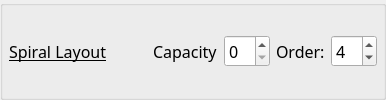
        <widget class="QGroupBox" name="GB_4_spiralLayout">
         <property name="sizePolicy">
          <sizepolicy hsizetype="Preferred" vsizetype="Maximum">
           <horstretch>0</horstretch>
           <verstretch>0</verstretch>
          </sizepolicy>
         </property>
         <property name="title">
          <string/>
         </property>
         <property name="flat">
          <bool>true</bool>
         </property>
         <layout class="QGridLayout" name="gridLayout_24">
          <property name="leftMargin">
           <number>6</number>
          </property>
          <property name="topMargin">
           <number>0</number>
          </property>
          <property name="rightMargin">
           <number>6</number>
          </property>
          <property name="bottomMargin">
           <number>0</number>
          </property>
          <property name="verticalSpacing">
           <number>0</number>
          </property>
          <item row="0" column="1">
           <widget class="QLabel" name="label_38">
            <property name="font">
             <font>
              <family>Noto Sans</family>
              <pointsize>12</pointsize>
              <italic>false</italic>
              <bold>false</bold>
              <underline>true</underline>
             </font>
            </property>
            <property name="text">
             <string>Spiral Layout</string>
            </property>
            <property name="margin">
             <number>0</number>
            </property>
           </widget>
          </item>
          <item row="0" column="5">
           <widget class="QLabel" name="label_48">
            <property name="font">
             <font>
              <family>Noto Sans</family>
              <pointsize>12</pointsize>
              <italic>false</italic>
              <bold>false</bold>
              <underline>false</underline>
             </font>
            </property>
            <property name="text">
             <string>Order:</string>
            </property>
           </widget>
          </item>
          <item row="0" column="6">
           <widget class="QSpinBox" name="kcfg_spiralLayoutOrder">
            <property name="font">
             <font>
              <family>Noto Sans</family>
              <pointsize>12</pointsize>
              <italic>false</italic>
              <bold>false</bold>
              <underline>false</underline>
             </font>
            </property>
            <property name="toolTip">
             <string>&lt;html&gt;&lt;head/&gt;&lt;body&gt;&lt;p&gt;0 - to disable&lt;/p&gt;&lt;/body&gt;&lt;/html&gt;</string>
            </property>
            <property name="maximum">
             <number>12</number>
            </property>
            <property name="value">
             <number>4</number>
            </property>
           </widget>
          </item>
          <item row="0" column="2">
           <spacer name="horizontalSpacer_19">
            <property name="orientation">
             <enum>Qt::Orientation::Horizontal</enum>
            </property>
            <property name="sizeHint" stdset="0">
             <size>
              <width>40</width>
              <height>20</height>
             </size>
            </property>
           </spacer>
          </item>
          <item row="0" column="4">
           <widget class="QSpinBox" name="kcfg_spiralLayoutCapacity">
            <property name="font">
             <font>
              <family>Noto Sans</family>
              <pointsize>12</pointsize>
              <italic>false</italic>
              <bold>false</bold>
              <underline>false</underline>
             </font>
            </property>
            <property name="toolTip">
             <string>&lt;html&gt;&lt;head/&gt;&lt;body&gt;&lt;p&gt;0 - to disable&lt;/p&gt;&lt;/body&gt;&lt;/html&gt;</string>
            </property>
            <property name="maximum">
             <number>99</number>
            </property>
            <property name="value">
             <number>0</number>
            </property>
           </widget>
          </item>
          <item row="0" column="3">
           <widget class="QLabel" name="label_43">
            <property name="font">
             <font>
              <family>Noto Sans</family>
              <pointsize>12</pointsize>
              <italic>false</italic>
              <bold>false</bold>
              <underline>false</underline>
             </font>
            </property>
            <property name="text">
             <string>Capacity</string>
            </property>
           </widget>
          </item>
         </layout>
        </widget>
